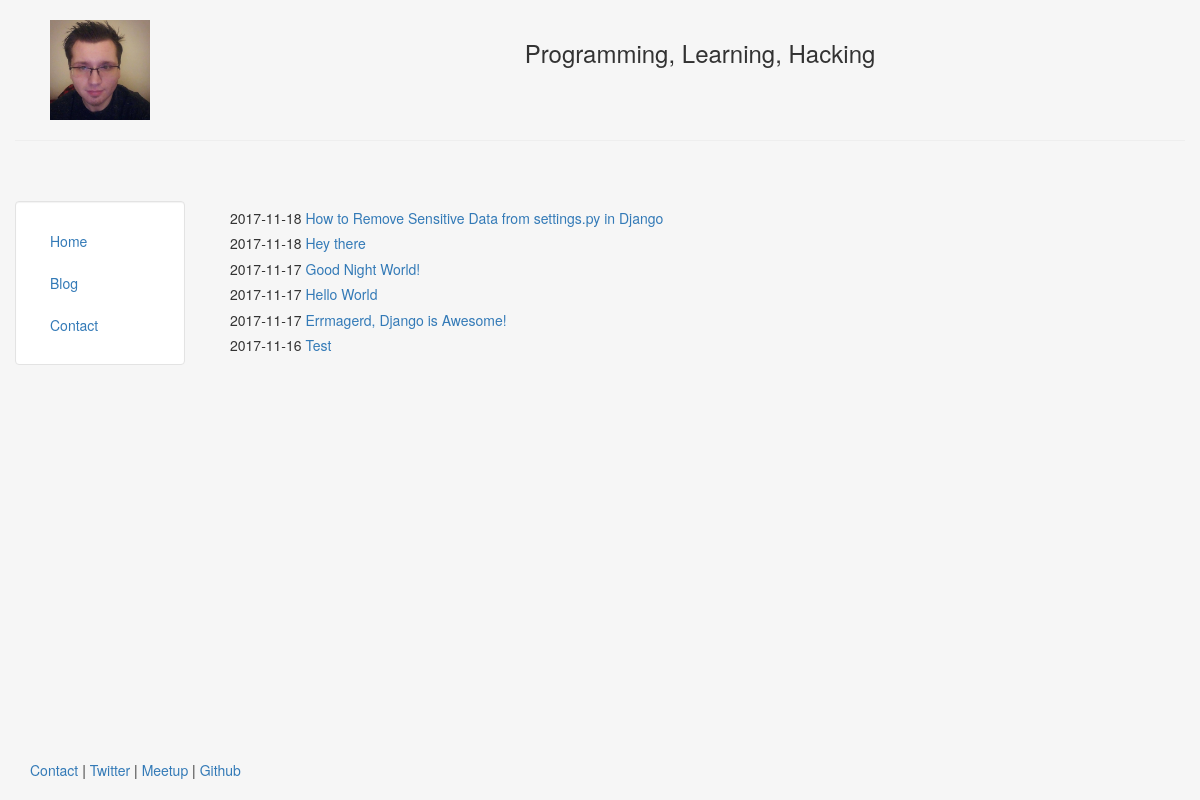
Page /blog/ on the earlier database version.
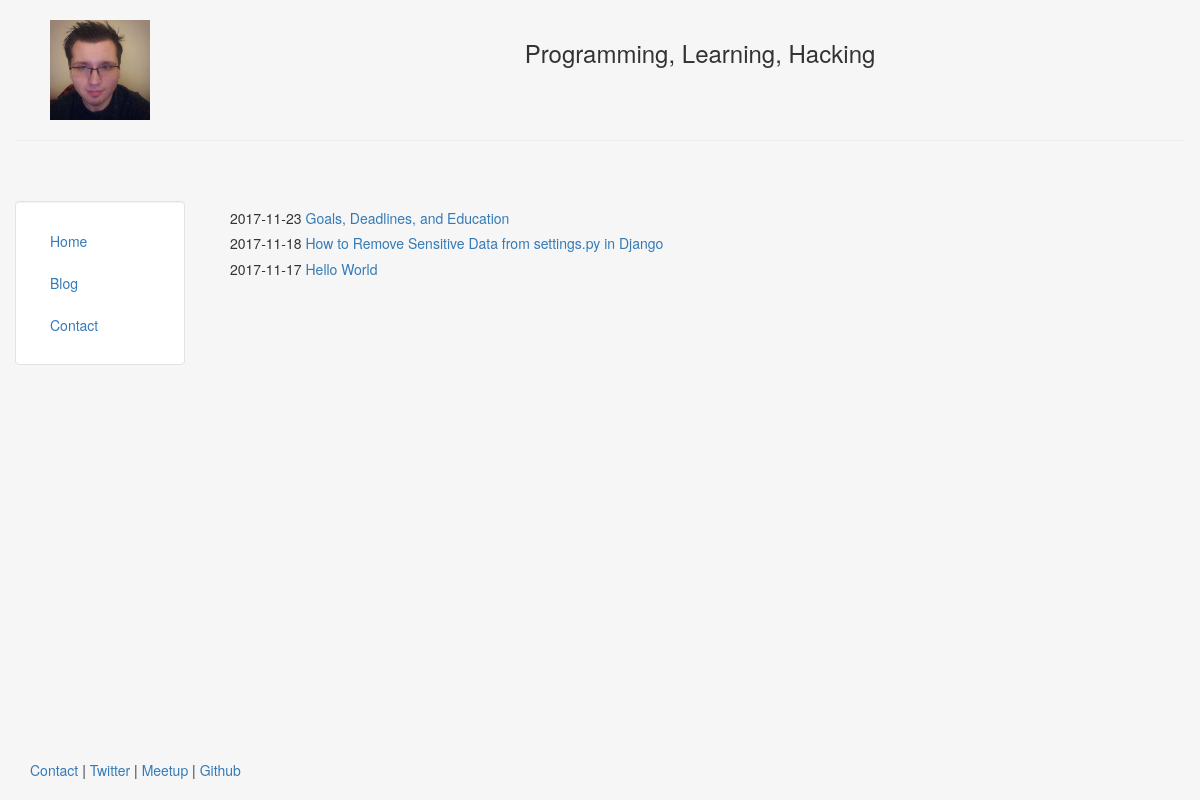
Same page on the later database version.
### blog/models.py (models this page shows, shortened)
class Post(models.Model):
    title = models.CharField(max_length=140)
    body = models.TextField()
    date = models.DateTimeField()

### blog/templates/blog/blog.html
{% extends "personal/header.html" %}
{% block content %}
    {% for post in object_list %}
        <h5>{{ post.date|date:"Y-m-d" }}
        	<a href="/blog/{{post.id}}"> {{post.title}}</a></h5>
    {% endfor %}
{% endblock %}

### personal/templates/personal/header.html (shortened to what this page needs)
<!DOCTYPE html>
<html lang="en">
<head>
	{% load staticfiles %}
	<link rel='stylesheet' href="{% static 'css/bootstrap.min.css' %}" type='text/css' />
</head>
<body class="body" style="background-color:#f6f6f6">
	<div class="container-fluid" style="min-height:95%; ">
		<div class="row">
			  <div class="col-sm-2">
				  <br>
				  <center>
					<img src="{% static 'img/profile.jpg' %}" class="responsive-img" style='max-height:100px;' alt="face">
				  </center>
			  </div>
			  <div class="col-sm-10">
				  <br>
				  <center>
				  <h3>Programming, Learning, Hacking</h3>
				  </center>
			  </div>
		</div><hr>
		<div class="row">
		  <div class="col-sm-2">
		  <br>
		  <br>
			<div class="well bs-sidebar" id="sidebar" style="background-color:#fff">
			  <ul class="nav nav-pills nav-stacked">
				<li><a href='/'>Home</a></li>
				<li><a href='/blog/'>Blog</a></li>
				<li><a href='/contact/'>Contact</a></li>
			  </ul>
			</div>
		  </div>
		  <div class="col-sm-10">
			<div class='container-fluid'>
			<br><br>
			   {% block content %}
			   {% endblock %}
			</div>
		  </div>
		</div>
	</div>
	<footer>
		<div class="container-fluid" style='margin-left:15px'>
			<p><a href="#" target="blank">Contact</a> | <a href="#" target="blank">Twitter</a> | <a href="#" target="blank">Meetup</a> | <a href="#" target="blank">Github</a></p>
		</div>
	</footer>
</body>
</html>

### personal/templates/personal/header.html (style rules this page uses)
html, body { height:100% }

Differences in the rows shown:
removed Post: date "2017-11-18", title "Hey there"
removed Post: date "2017-11-17", title "Good Night World!"
removed Post: date "2017-11-17", title "Errmagerd, Django is Awesome!"
removed Post: date "2017-11-16", title "Test"
added Post: date "2017-11-23", title "Goals, Deadlines, and Education"
